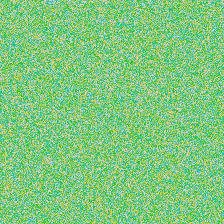
#> input picture ml_training/dummy_dataset/Healthy/dummy_0.jpg, 224 x 224 px
$ python -i train_cnn.py   (imports and definitions only)
#> lines starting #> are read from the running program, lines starting #| are printed output that depends on the picture
import os
import numpy as np
import tensorflow as tf
from tensorflow.keras.applications import ResNet50
from tensorflow.keras.applications.resnet50 import preprocess_input
from tensorflow.keras.layers import Dense, GlobalAveragePooling2D, Dropout
from tensorflow.keras.models import Model
from tensorflow.keras.preprocessing.image import ImageDataGenerator
from PIL import Image
import cv2

# Configuration
IMG_SIZE = (224, 224)
BATCH_SIZE = 8
EPOCHS = 1  # For demonstration. Increase for real training.
BASE_DIR = os.path.dirname(os.path.abspath(__file__))
DATASET_DIR = os.path.join(BASE_DIR, "dummy_dataset")
MODEL_SAVE_PATH = os.path.join(BASE_DIR, "..", "models", "cnn_disease_model.h5")

CLASSES = ["Healthy", "Nitrogen_Deficiency", "Phosphorus_Deficiency", "Potassium_Deficiency"]

# [41 lines left out: functions create_synthetic_dataset, build_model, not called in this run]

def cv2_preprocessing(img_array):
    """Custom OpenCV preprocessing function for data augmentation."""
    # Ensure uint8
    if img_array.dtype != np.uint8:
        img_array = img_array.astype(np.uint8)

    # Color Correction
    lab = cv2.cvtColor(img_array, cv2.COLOR_RGB2LAB)
#> lab: shape (224, 224, 3); mean of channels 0, 1, 2 190.2, 91.7, 157.5
    l, a, b = cv2.split(lab)
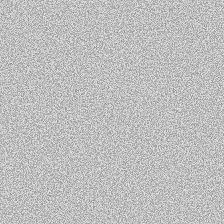
#> l: shape (224, 224); min 110, max 248, mean 190.2
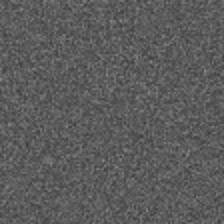
#> a: shape (224, 224); min 62, max 137, mean 91.7
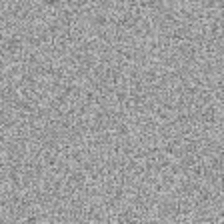
#> b: shape (224, 224); min 101, max 198, mean 157.5
    clahe = cv2.createCLAHE(clipLimit=2.0, tileGridSize=(8,8))
    cl = clahe.apply(l)
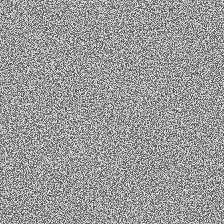
#> cl: shape (224, 224); min 42, max 253, mean 153.7
    limg = cv2.merge((cl,a,b))
#> limg: shape (224, 224, 3); mean of channels 0, 1, 2 153.7, 91.7, 157.5
    img_corrected = cv2.cvtColor(limg, cv2.COLOR_LAB2RGB)
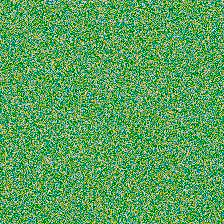
#> img_corrected: shape (224, 224, 3); mean R, G, B 88.1, 161.8, 92.2

    # Noise reduction
    img_smoothed = cv2.GaussianBlur(img_corrected, (5, 5), 0)
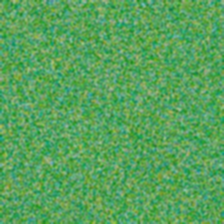
#> img_smoothed: shape (224, 224, 3); mean R, G, B 88.1, 161.8, 92.2

    # Keras expects float32 in range [0, 1] if rescale=1./255 or preprocessed
#> (the run stopped early here; a loop or call above may not have finished)

$ run again, on ml_training/dummy_dataset/Healthy/dummy_1.jpg
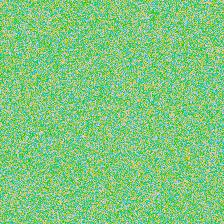
#> input picture ml_training/dummy_dataset/Healthy/dummy_1.jpg, 224 x 224 px
#> lab: shape (224, 224, 3); mean of channels 0, 1, 2 190.2, 91.5, 157.5
#> limg: shape (224, 224, 3); mean of channels 0, 1, 2 153.8, 91.5, 157.5
#> in cv2_preprocessing, `img_corrected = cv2.cvtColor(limg, cv2.COLOR_LAB2RGB)`:
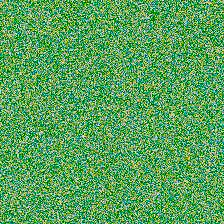
#> img_corrected: shape (224, 224, 3); mean R, G, B 87.8, 161.9, 92.2
#> in cv2_preprocessing, `img_smoothed = cv2.GaussianBlur(img_corrected, (5, 5), 0)`:
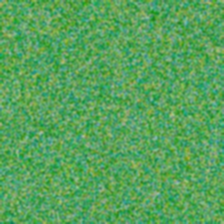
#> img_smoothed: shape (224, 224, 3); mean R, G, B 87.8, 161.9, 92.2

$ run again, on ml_training/dummy_dataset/Healthy/dummy_2.jpg
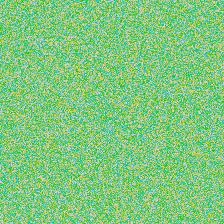
#> input picture ml_training/dummy_dataset/Healthy/dummy_2.jpg, 224 x 224 px
#> lab: shape (224, 224, 3); mean of channels 0, 1, 2 190.3, 91.8, 157.7
#> limg: shape (224, 224, 3); mean of channels 0, 1, 2 153.9, 91.8, 157.7
#> in cv2_preprocessing, `img_corrected = cv2.cvtColor(limg, cv2.COLOR_LAB2RGB)`:
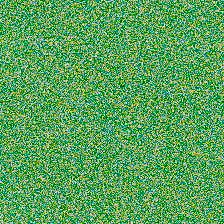
#> img_corrected: shape (224, 224, 3); mean R, G, B 88.9, 161.9, 92
#> in cv2_preprocessing, `img_smoothed = cv2.GaussianBlur(img_corrected, (5, 5), 0)`:
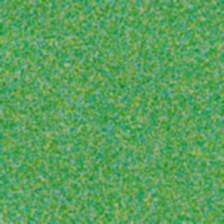
#> img_smoothed: shape (224, 224, 3); mean R, G, B 88.9, 161.9, 92

$ run again, on ml_training/dummy_dataset/Healthy/dummy_3.jpg
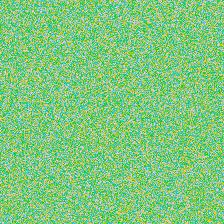
#> input picture ml_training/dummy_dataset/Healthy/dummy_3.jpg, 224 x 224 px
#> lab: shape (224, 224, 3); mean of channels 0, 1, 2 190.2, 91.6, 157.6
#> limg: shape (224, 224, 3); mean of channels 0, 1, 2 153.5, 91.6, 157.6
#> in cv2_preprocessing, `img_corrected = cv2.cvtColor(limg, cv2.COLOR_LAB2RGB)`:
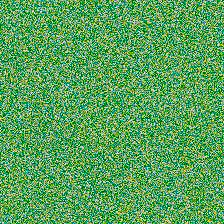
#> img_corrected: shape (224, 224, 3); mean R, G, B 87.8, 161.6, 91.7
#> in cv2_preprocessing, `img_smoothed = cv2.GaussianBlur(img_corrected, (5, 5), 0)`:
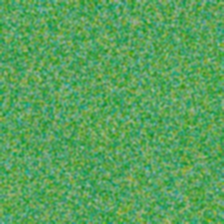
#> img_smoothed: shape (224, 224, 3); mean R, G, B 87.8, 161.6, 91.7
